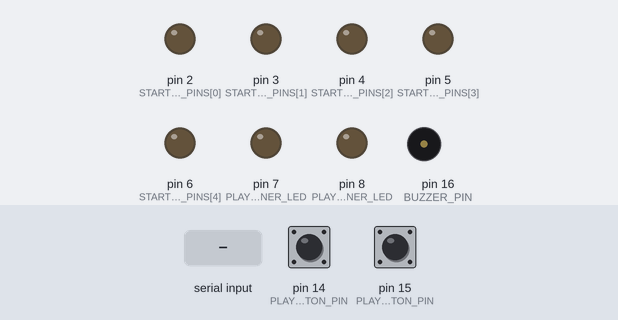
This sketch was run on a simulated Arduino Uno, built with avr-gcc and run on an emulated ATmega328P. On the bench: output pins drawn as LEDs (lit = HIGH), buzzer (waves = sounding). Inputs (shaded band) come from the test bench; at power-on: pin 14 (PLAYER2_BUTTON_PIN) HIGH, pin 15 (PLAYER1_BUTTON_PIN) HIGH. What the sketch prints to the serial monitor is not drawn.

Above: at 1.4 s.
1.5 s: "BUZZ 800 100\n" received over Serial
3.1 s: pin 14 (PLAYER2_BUTTON_PIN) pulled LOW for 0.15 s
4.7 s: "PING\n" received over Serial
Timing chart, 0 to 7.7 s (numbered marks = the images above; inputs shaded):
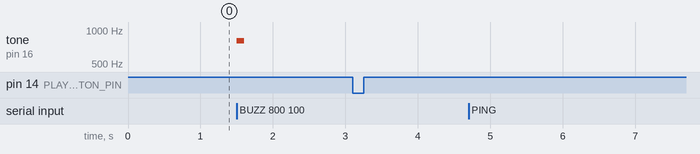

Measured:
- after the input at 1.5 s, tone on pin 16 (BUZZER_PIN): silent → 800 Hz at once, → silent 0.10 s later
- after the input at 3.1 s, every drawn part: stays the same
- after the input at 4.7 s, every drawn part: stays the same

The sketch:

F1_Reaction_Game.ino
```cpp
/*
 * F1 Reaction Time Game - Pico Firmware
 * Board: Raspberry Pi Pico 2 W
 */

//pin numbers
const int START_LIGHT_PINS[5] = {2, 3, 4, 5, 6};  //the 5 red F1 start lights
const int BUZZER_PIN           = 16;                //the buzzer
const int PLAYER1_BUTTON_PIN   = 15;                //player 1 reaction button
const int PLAYER2_BUTTON_PIN   = 14;                //player 2 reaction button
const int PLAYER1_WINNER_LED   = 7;                 //player 1 winner light
const int PLAYER2_WINNER_LED   = 8;                 //player 2 winner light

//reaction timer state
bool     timerIsRunning   = false;  //is the reaction window open?
unsigned long timerStartMs = 0;     //when did the timer start (in milliseconds)?

//button state (used to detect a single press, not a hold)
bool          player1WasPressed = false;
bool          player2WasPressed = false;
unsigned long player1LastChangeMs = 0;
unsigned long player2LastChangeMs = 0;

//how many milliseconds to ignore after a button changes (prevents false triggers)
const unsigned long DEBOUNCE_MS = 20;

//serial message buffer
String incomingMessage = "";


//stepup that runs only once when the pico boots up
void setup() {
  Serial.begin(115200);

  //set up all the start light pins as outputs and make sure they start OFF
  for (int i = 0; i < 5; i++) {
    pinMode(START_LIGHT_PINS[i], OUTPUT);
    digitalWrite(START_LIGHT_PINS[i], LOW);
  }

  //set up the buzzer and winner LEDs
  pinMode(BUZZER_PIN, OUTPUT);
  pinMode(PLAYER1_WINNER_LED, OUTPUT);
  pinMode(PLAYER2_WINNER_LED, OUTPUT);
  digitalWrite(PLAYER1_WINNER_LED, LOW);
  digitalWrite(PLAYER2_WINNER_LED, LOW);

  //set up the buttons as inputs.
  //INPUT_PULLUP means the pin reads HIGH when NOT pressed, LOW when pressed.
  pinMode(PLAYER1_BUTTON_PIN, INPUT_PULLUP);
  pinMode(PLAYER2_BUTTON_PIN, INPUT_PULLUP);

  //give the USB serial connection a moment to settle
  delay(200);

  //tell Java that the Pico is ready to go
  Serial.println("READY");
}


//loop
void loop() {
  //check if Java sent us a new command over USB
  while (Serial.available()) {
    char c = Serial.read();

    if (c == '\n') {
      //handling the command if we have a full line (full line mean it ends with a newline)
      incomingMessage.trim();  //remove any extra spaces or \r
      handleCommand(incomingMessage);
      incomingMessage = "";    //clear the buffer for the next message
    } else {
      incomingMessage += c;    //keep building up the message character by character
    }
  }

  //check both buttons every loop
  checkButton(PLAYER1_BUTTON_PIN, 1, player1WasPressed, player1LastChangeMs);
  checkButton(PLAYER2_BUTTON_PIN, 2, player2WasPressed, player2LastChangeMs);
}


//command handling
void handleCommand(String message) {

  //ping to check if arduino is still alive
  if (message == "PING") {
    Serial.println("PONG");
  }

  //reset
  else if (message == "RESET") {
    doReset();
  }

  //ALL_LIGHTS_OFF: turn all 5 start lights off at once
  else if (message == "ALL_LIGHTS_OFF") {
    for (int i = 0; i < 5; i++) {
      digitalWrite(START_LIGHT_PINS[i], LOW);
    }
  }

  //START_TIMER: lights just went out, start counting!
  else if (message == "START_TIMER") {
    timerStartMs  = millis();  //record the exact moment the timer started
    timerIsRunning = true;
  }

  //STOP_TIMER: cancel the timer (e.g. after a false start)
  else if (message == "STOP_TIMER") {
    timerIsRunning = false;
  }

  //LIGHT_ON <index>: turn on one start light (0 to 4)
  else if (message.startsWith("LIGHT_ON ")) {
    int index = message.substring(9).toInt();  //grab the number after "LIGHT_ON "
    if (index >= 0 && index < 5) {
      digitalWrite(START_LIGHT_PINS[index], HIGH);
    }
  }

  //LIGHT_OFF <index>: turn off one start light (0 to 4)
  else if (message.startsWith("LIGHT_OFF ")) {
    int index = message.substring(10).toInt();
    if (index >= 0 && index < 5) {
      digitalWrite(START_LIGHT_PINS[index], LOW);
    }
  }

  //WINNER_LED_ON <player>: light up a winner LED (1 or 2)
  else if (message.startsWith("WINNER_LED_ON ")) {
    int player = message.substring(14).toInt();
    if (player == 1) digitalWrite(PLAYER1_WINNER_LED, HIGH);
    if (player == 2) digitalWrite(PLAYER2_WINNER_LED, HIGH);
  }

  //WINNER_LED_OFF <player>: turn off a winner LED (1 or 2)
  else if (message.startsWith("WINNER_LED_OFF ")) {
    int player = message.substring(15).toInt();
    if (player == 1) digitalWrite(PLAYER1_WINNER_LED, LOW);
    if (player == 2) digitalWrite(PLAYER2_WINNER_LED, LOW);
  }

  //BUZZ <frequency> <duration>: play a beep
  //example: "BUZZ 800 100" plays 800 Hz for 100 ms
  else if (message.startsWith("BUZZ ")) {
    //find the space between frequency and duration
    int spacePos = message.indexOf(' ', 5);  // search after "BUZZ "
    if (spacePos > 0) {
      int frequency = message.substring(5, spacePos).toInt();
      int duration  = message.substring(spacePos + 1).toInt();
      if (frequency > 0 && duration > 0) {
        tone(BUZZER_PIN, frequency, duration);  // plays the beep in the background
      }
    }
  }
}


//check if button is pressed and report it
void checkButton(int pin, int playerNumber, bool& wasPressed, unsigned long& lastChangeMs) {
  bool isPressed = (digitalRead(pin) == LOW);  // LOW means the button IS pressed
  unsigned long now = millis();

  //ignore the button if it changed state very recently (debounce)
  if (now - lastChangeMs < DEBOUNCE_MS) return;

  if (isPressed && !wasPressed) {
    //the button was just pressed
    lastChangeMs = now;
    wasPressed   = true;

    if (timerIsRunning) {
      //the timer is running — this is a real reaction!
      unsigned long reactionTime = now - timerStartMs;
      timerIsRunning = false;

      //tell Java: player X reacted in Y milliseconds
      Serial.print("REACTION ");
      Serial.print(playerNumber);
      Serial.print(" ");
      Serial.println(reactionTime);

    } else {
      //the timer is NOT running
      //example message: "BUTTON_PRESSED 2"
      Serial.print("BUTTON_PRESSED ");
      Serial.println(playerNumber);
    }

  } else if (!isPressed && wasPressed) {
    //updating the debounce timer
    lastChangeMs = now;
    wasPressed   = false;
  }
}


//Reset: turn everything off and clear all state
void doReset() {
  //turn off all 5 start lights
  for (int i = 0; i < 5; i++) {
    digitalWrite(START_LIGHT_PINS[i], LOW);
  }

  //turns off both winner LEDs
  digitalWrite(PLAYER1_WINNER_LED, LOW);
  digitalWrite(PLAYER2_WINNER_LED, LOW);

  //stop any buzzer tone
  noTone(BUZZER_PIN);

  //close the reaction timer
  timerIsRunning = false;

  //sync button state so a held-down button at reset doesn't fire immediately
  player1WasPressed = (digitalRead(PLAYER1_BUTTON_PIN) == LOW);
  player2WasPressed = (digitalRead(PLAYER2_BUTTON_PIN) == LOW);
}
```
